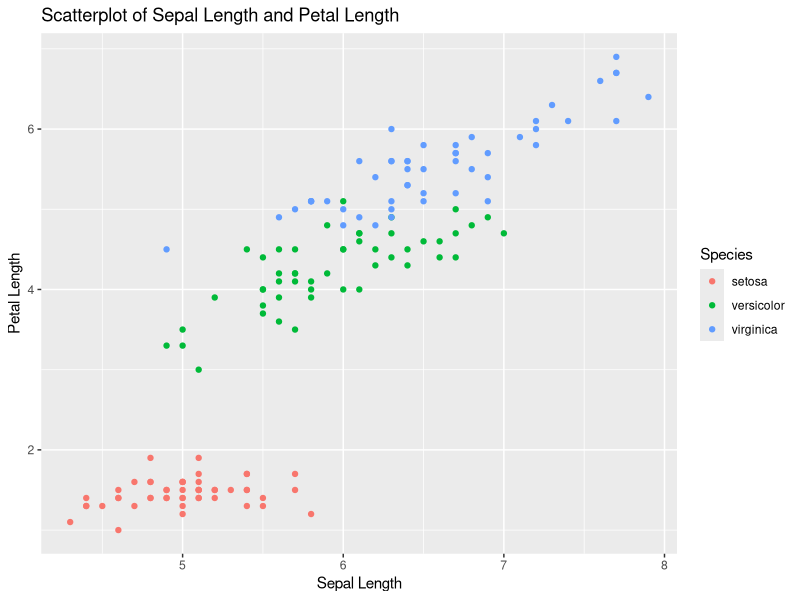
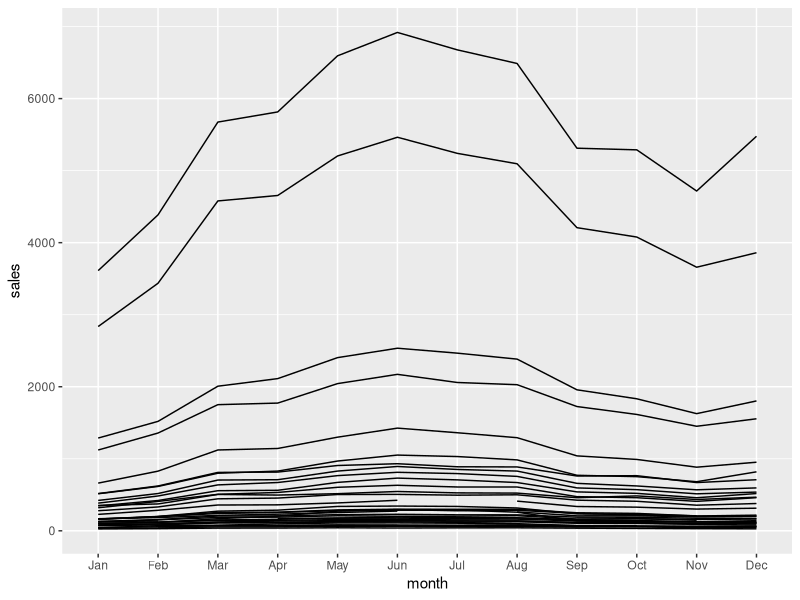
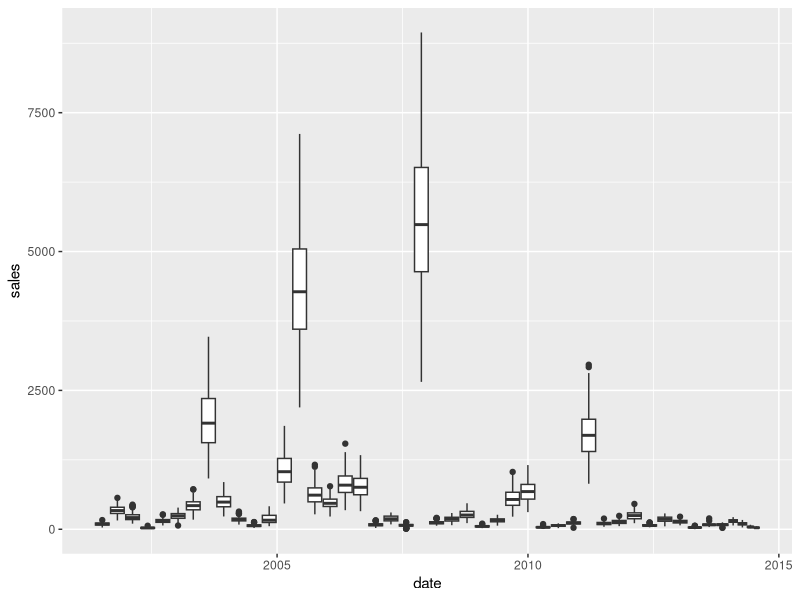

Generate these figures, in order, with R: (Note: this script raises an error after producing the figures.)

#<a>#

library(ggplot2)
library(datasets)
data(iris)
ggplot(iris, aes(x = Sepal.Length, y = Petal.Length, color = Species)) +
  geom_point() +
  labs(x = "Sepal Length", y = "Petal Length", title = "Scatterplot of Sepal Length and Petal Length")

# From the plot we can see that the Setosa species generally has a shorter sepal and petal length than the 
# Versicolor and Virginica species. The Versicolor Species has moderate and Virginica species has a longer 
# sepal and petal length in general. We can also see a postive correlation between sepal length and petal 
# length for all species. As the sepal length increases, the petal length tends to increase as well.



#<b>#

library(tidyverse)
df<-txhousing
df <- df[complete.cases(df),]
txhousing$month <- factor(txhousing$month, labels=c("Jan", "Feb", "Mar",
                                                    "Apr", "May", "Jun",
                                                    "Jul", "Aug", "Sep",
                                                    "Oct", "Nov", "Dec"))

# aggregate data by city and month
by_month <- group_by(txhousing, city, month) %>% 
  summarise(sales=mean(sales), volume=mean(volume),
            median=mean(median), listings=mean(listings),
            inventory=mean(inventory))
ggplot(by_month, aes(x=month, y=sales, group=city)) + 
  geom_line(data=filter(by_month)) 


# Sales by City
ggplot(txhousing, aes(x=date, y=sales, group=city)) +
  geom_boxplot()










#<c>#

library(tidyverse)
s <- titanic$Survived
s <- as.factor(s)
levels(s) <- c("Died", "Survived")
finalP<-ggplot(titanic,aes(s,Fare,color=Sex))+
geom_boxplot()+
labs(x = "")+
coord_flip()
finalP

